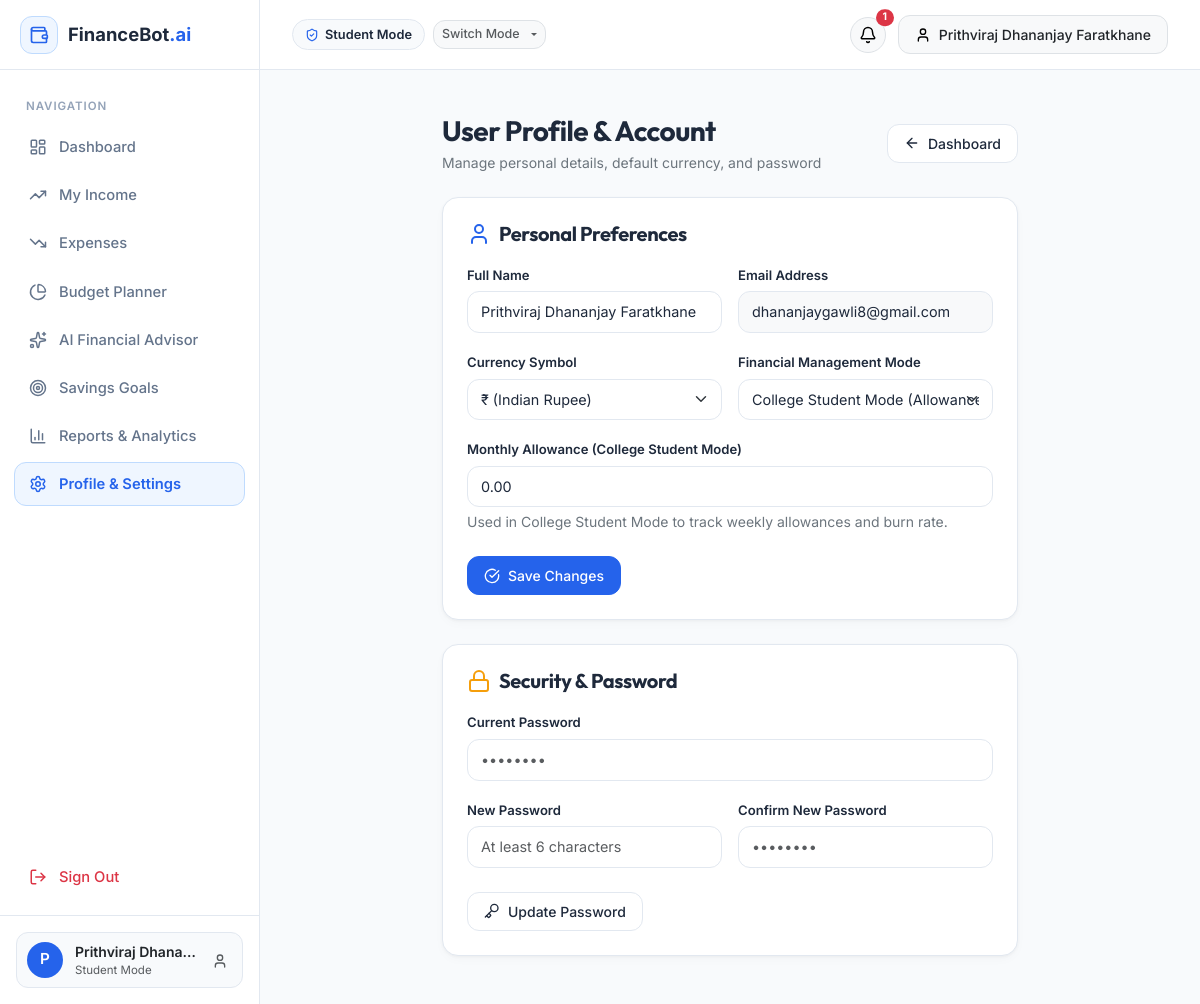
Screenshot of /profile (signed in) with the database file from the repository.
### models.py (models this page shows, shortened)
class User(UserMixin, db.Model):
    __tablename__ = 'users'
    id = db.Column(db.Integer, primary_key=True)
    name = db.Column(db.String(100), nullable=False)
    email = db.Column(db.String(120), unique=True, nullable=False, index=True)
    password_hash = db.Column(db.String(255), nullable=False)
    currency = db.Column(db.String(10), default="₹")
    financial_mode = db.Column(db.String(20), default="standard")  # standard, student, freelancer, household
    monthly_allowance = db.Column(db.Numeric(12, 2), default=0.00)  # for student mode
    created_at = db.Column(db.DateTime, default=datetime.utcnow)
    incomes = db.relationship('Income', backref='user', lazy='dynamic', cascade='all, delete-orphan')
    expenses = db.relationship('Expense', backref='user', lazy='dynamic', cascade='all, delete-orphan')
    budgets = db.relationship('Budget', backref='user', lazy='dynamic', cascade='all, delete-orphan')
    savings_goals = db.relationship('SavingsGoal', backref='user', lazy='dynamic', cascade='all, delete-orphan')
    ai_conversations = db.relationship('AIConversation', backref='user', lazy='dynamic', cascade='all, delete-orphan')
    notifications = db.relationship('Notification', backref='user', lazy='dynamic', cascade='all, delete-orphan')

### routes/auth.py (the view, shortened to what this page needs)
@auth_bp.route('/profile', methods=['GET', 'POST'])
@login_required
def profile():
    profile_form = ProfileSettingsForm(obj=current_user)
    password_form = PasswordChangeForm()
    if request.method == 'GET':
        profile_form.financial_mode.data = current_user.financial_mode
        profile_form.currency.data = current_user.currency
        profile_form.monthly_allowance.data = current_user.monthly_allowance
    return render_template('profile.html', profile_form=profile_form, password_form=password_form)

### forms.py
class ProfileSettingsForm(FlaskForm):
    name = StringField('Full Name', validators=[DataRequired(), Length(min=2, max=100)])
    email = StringField('Email Address', render_kw={'readonly': True})
    currency = SelectField('Preferred Currency Symbol', choices=CURRENCIES)
    financial_mode = SelectField('Financial Management Mode', choices=FINANCIAL_MODES)
    monthly_allowance = DecimalField('Monthly Allowance (Student Mode)', places=2, default=0.0, validators=[Optional(), NumberRange(min=0)])
    submit = SubmitField('Update Profile')

class PasswordChangeForm(FlaskForm):
    current_password = PasswordField('Current Password', validators=[DataRequired()])
    new_password = PasswordField('New Password', validators=[DataRequired(), Length(min=6)])
    confirm_new_password = PasswordField('Confirm New Password', validators=[DataRequired(), EqualTo('new_password', message="New passwords must match.")])
    submit = SubmitField('Change Password')

### templates/profile.html (shortened to what this page needs)
{% extends "base.html" %}
{% block content %}
<div class="row justify-content-center">
    <div class="col-lg-8">
        <div class="d-flex align-items-center justify-content-between mb-4">
            <div>
                <h3 class="fw-bold mb-1">User Profile & Account</h3>
                <p class="text-secondary small mb-0">Manage personal details, default currency, and password</p>
            </div>
            <a href="{{ url_for('dashboard.index') }}" class="btn btn-outline-fin btn-sm">
                <i data-lucide="arrow-left"></i> Dashboard
            </a>
        </div>
        <div class="fin-card p-4 mb-4">
            <h5 class="fw-bold mb-3 d-flex align-items-center gap-2">
                <i data-lucide="user" style="color: var(--color-primary);"></i> Personal Preferences
            </h5>
            <form action="{{ url_for('auth.profile') }}" method="POST">
                <div class="row g-3 mb-3">
                    <div class="col-md-6">
                        <label class="form-label">Full Name</label>
                        {{ profile_form.name(class="form-control") }}
                    </div>
                    <div class="col-md-6">
                        <label class="form-label">Email Address</label>
                        {{ profile_form.email(class="form-control bg-light", readonly=True) }}
                    </div>
                </div>
                <div class="row g-3 mb-3">
                    <div class="col-md-6">
                        <label class="form-label">Currency Symbol</label>
                        {{ profile_form.currency(class="form-select") }}
                    </div>
                    <div class="col-md-6">
                        <label class="form-label">Financial Management Mode</label>
                        {{ profile_form.financial_mode(class="form-select") }}
                    </div>
                </div>
                <div class="mb-4">
                    <label class="form-label">Monthly Allowance (College Student Mode)</label>
                    {{ profile_form.monthly_allowance(class="form-control", placeholder="0.00", step="0.01") }}
                    <div class="form-text small text-secondary">Used in College Student Mode to track weekly allowances and burn rate.</div>
                </div>
                <button type="submit" name="profile_submit" class="btn btn-primary-fin btn-sm">
                    <i data-lucide="check-circle"></i> Save Changes
                </button>
            </form>
        </div>
        <div class="fin-card p-4">
            <h5 class="fw-bold mb-3 d-flex align-items-center gap-2">
                <i data-lucide="lock" style="color: var(--color-warning);"></i> Security & Password
            </h5>
            <form action="{{ url_for('auth.profile') }}" method="POST">
                <div class="mb-3">
                    <label class="form-label">Current Password</label>
                    {{ password_form.current_password(class="form-control", placeholder="••••••••") }}
                </div>
                <div class="row g-3 mb-4">
                    <div class="col-md-6">
                        <label class="form-label">New Password</label>
                        {{ password_form.new_password(class="form-control", placeholder="At least 6 characters") }}
                    </div>
                    <div class="col-md-6">
                        <label class="form-label">Confirm New Password</label>
                        {{ password_form.confirm_new_password(class="form-control", placeholder="••••••••") }}
                    </div>
                </div>
                <button type="submit" name="password_submit" class="btn btn-outline-fin btn-sm">
                    <i data-lucide="key"></i> Update Password
                </button>
            </form>
        </div>
    </div>
</div>
{% endblock %}

### templates/base.html (shortened to what this page needs)
<!DOCTYPE html>
<html lang="en">
<head>
    <link href="https://cdn.jsdelivr.net/npm/bootstrap@5.3.3/dist/css/bootstrap.min.css" rel="stylesheet">
    <link href="https://cdn.jsdelivr.net/npm/bootstrap-icons@1.11.3/font/bootstrap-icons.min.css" rel="stylesheet">
    <link rel="stylesheet" href="{{ url_for('static', filename='css/style.css') }}">
</head>
<body>
{% if current_user.is_authenticated %}
<div class="app-container">
    <aside class="app-sidebar">
        <div class="sidebar-header">
            <a href="{{ url_for('dashboard.index') }}" class="brand-badge">
                <div class="brand-icon-box">
                    <i data-lucide="wallet"></i>
                </div>
                <span>FinanceBot<span style="color: var(--color-primary);">.ai</span></span>
            </a>
        </div>
        <div class="sidebar-menu">
            <div class="sidebar-label">Navigation</div>
            <a href="{{ url_for('dashboard.index') }}" class="nav-link-custom {% if request.endpoint == 'dashboard.index' %}active{% endif %}" id="nav-dashboard">
                <i data-lucide="layout-dashboard"></i>
                <span>Dashboard</span>
            </a>
            <a href="{{ url_for('income.index') }}" class="nav-link-custom {% if request.endpoint in ['income.index', 'income.edit'] %}active{% endif %}" id="nav-income">
                <i data-lucide="trending-up"></i>
                <span>My Income</span>
            </a>
            <a href="{{ url_for('expenses.index') }}" class="nav-link-custom {% if request.endpoint in ['expenses.index', 'expenses.edit', 'expenses.transactions'] %}active{% endif %}" id="nav-expenses">
                <i data-lucide="trending-down"></i>
                <span>Expenses</span>
            </a>
            <a href="{{ url_for('budgets.index') }}" class="nav-link-custom {% if request.endpoint == 'budgets.index' %}active{% endif %}" id="nav-budgets">
                <i data-lucide="pie-chart"></i>
                <span>Budget Planner</span>
            </a>
            <a href="{{ url_for('ai_advisor.index') }}" class="nav-link-custom {% if request.endpoint == 'ai_advisor.index' %}active{% endif %}" id="nav-ai-advisor">
                <i data-lucide="sparkles"></i>
                <span>AI Financial Advisor</span>
            </a>
            <a href="{{ url_for('savings.index') }}" class="nav-link-custom {% if request.endpoint in ['savings.index', 'savings.edit'] %}active{% endif %}" id="nav-savings">
                <i data-lucide="target"></i>
                <span>Savings Goals</span>
            </a>
            <a href="{{ url_for('reports.index') }}" class="nav-link-custom {% if request.endpoint == 'reports.index' %}active{% endif %}" id="nav-reports">
                <i data-lucide="bar-chart-3"></i>
                <span>Reports & Analytics</span>
            </a>
            <a href="{{ url_for('auth.settings') }}" class="nav-link-custom {% if request.endpoint in ['auth.settings', 'auth.profile'] %}active{% endif %}" id="nav-settings">
                <i data-lucide="settings"></i>
                <span>Profile & Settings</span>
            </a>
            <div class="mt-auto pt-3">
                <a href="{{ url_for('auth.logout') }}" class="nav-link-custom text-danger" style="margin-top: 10px;">
                    <i data-lucide="log-out" class="text-danger"></i>
                    <span>Sign Out</span>
                </a>
            </div>
        </div>
        <div class="sidebar-footer">
            <div class="user-mini-card">
                <div class="user-avatar">{{ current_user.name[0] | upper }}</div>
                <div class="overflow-hidden flex-grow-1">
                    <div class="text-dark small fw-semibold text-truncate">{{ current_user.name }}</div>
                    <div class="text-muted" style="font-size: 0.72rem;">{{ current_user.financial_mode.title() }} Mode</div>
                </div>
                <a href="{{ url_for('auth.profile') }}" class="text-muted p-1" title="User Profile">
                    <i data-lucide="user" style="width: 16px; height: 16px;"></i>
                </a>
            </div>
        </div>
    </aside>
    <div class="app-main">
        <header class="app-topbar">
            <div class="d-flex align-items-center gap-3">
                <div class="d-flex align-items-center gap-2">
                    <span class="mode-badge">
                        <i data-lucide="shield-check"></i>
                        {{ current_user.financial_mode.title() }} Mode
                    </span>
                    <div class="dropdown">
                        <button class="btn btn-sm btn-light border dropdown-toggle py-1 px-2 text-muted" style="font-size: 0.78rem;" type="button" data-bs-toggle="dropdown">
                            Switch Mode
                        </button>
                    </div>
                </div>
            </div>
            <div class="topbar-actions">
                <div class="dropdown">
                    <button class="btn btn-light position-relative rounded-circle p-2 border" type="button" data-bs-toggle="dropdown" aria-expanded="false" title="Notifications">
                        <i data-lucide="bell" style="width: 18px; height: 18px;"></i>
                        {% if unread_notifications_count > 0 %}
                        <span class="position-absolute top-0 start-100 translate-middle badge rounded-pill bg-danger" style="font-size: 0.65rem;">
                            {{ unread_notifications_count }}
                        </span>
                        {% endif %}
                    </button>
                </div>
                <a href="{{ url_for('auth.profile') }}" class="btn btn-light border btn-sm d-flex align-items-center gap-2">
                    <i data-lucide="user" style="width: 16px; height: 16px;"></i>
                    <span class="d-none d-md-inline text-dark">{{ current_user.name }}</span>
                </a>
            </div>
        </header>
        <div class="px-4 pt-3">
        </div>
        <main class="page-body">
            {% block content %}{% endblock %}
        </main>
    </div>
</div>
{% endif %}
</body>
</html>

### rows the page displays
User: name "P", name "Prithviraj Dhana…", financial_mode "Student", name "Prithviraj Dhananjay Faratkhane", email "dhananjaygawli8@gmail.com", currency "₹ (Indian Rupee)", financial_mode "College Student Mode (Allowance & Campus Life)", monthly_allowance "0.00"

### other values shown
{{ unread_notifications_count }} "1"
